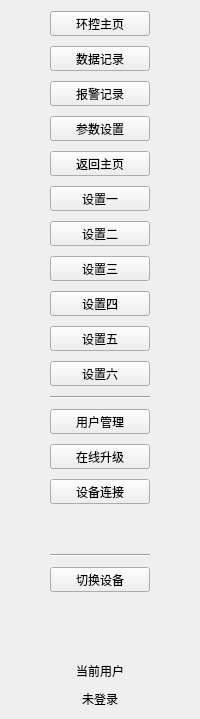
       <widget class="QWidget" name="widget_nav" native="true">
        <property name="sizePolicy">
         <sizepolicy hsizetype="Preferred" vsizetype="Preferred">
          <horstretch>0</horstretch>
          <verstretch>0</verstretch>
         </sizepolicy>
        </property>
        <layout class="QGridLayout" name="gridLayout_5">
         <item row="0" column="0">
          <spacer name="horizontalSpacer_2">
           <property name="orientation">
            <enum>Qt::Horizontal</enum>
           </property>
           <property name="sizeHint" stdset="0">
            <size>
             <width>3</width>
             <height>20</height>
            </size>
           </property>
          </spacer>
         </item>
         <item row="0" column="1">
          <layout class="QVBoxLayout" name="verticalLayout">
           <property name="spacing">
            <number>10</number>
           </property>
           <item>
            <widget class="QToolButton" name="toolButton_home">
             <property name="sizePolicy">
              <sizepolicy hsizetype="Preferred" vsizetype="Fixed">
               <horstretch>0</horstretch>
               <verstretch>0</verstretch>
              </sizepolicy>
             </property>
             <property name="text">
              <string>环控主页</string>
             </property>
             <property name="checkable">
              <bool>true</bool>
             </property>
             <attribute name="buttonGroup">
              <string notr="true">buttonGroup_nav</string>
             </attribute>
            </widget>
           </item>
           <item>
            <widget class="QToolButton" name="toolButton_data_log">
             <property name="sizePolicy">
              <sizepolicy hsizetype="Preferred" vsizetype="Fixed">
               <horstretch>0</horstretch>
               <verstretch>0</verstretch>
              </sizepolicy>
             </property>
             <property name="text">
              <string>数据记录</string>
             </property>
             <property name="checkable">
              <bool>true</bool>
             </property>
             <attribute name="buttonGroup">
              <string notr="true">buttonGroup_nav</string>
             </attribute>
            </widget>
           </item>
           <item>
            <widget class="QToolButton" name="toolButton_alarm_log">
             <property name="sizePolicy">
              <sizepolicy hsizetype="Preferred" vsizetype="Fixed">
               <horstretch>0</horstretch>
               <verstretch>0</verstretch>
              </sizepolicy>
             </property>
             <property name="text">
              <string>报警记录</string>
             </property>
             <property name="checkable">
              <bool>true</bool>
             </property>
             <attribute name="buttonGroup">
              <string notr="true">buttonGroup_nav</string>
             </attribute>
            </widget>
           </item>
           <item>
            <widget class="QToolButton" name="toolButton_par_set">
             <property name="sizePolicy">
              <sizepolicy hsizetype="Preferred" vsizetype="Fixed">
               <horstretch>0</horstretch>
               <verstretch>0</verstretch>
              </sizepolicy>
             </property>
             <property name="text">
              <string>参数设置</string>
             </property>
             <property name="checkable">
              <bool>true</bool>
             </property>
            </widget>
           </item>
           <item>
            <widget class="QToolButton" name="toolButton_goto_home">
             <property name="sizePolicy">
              <sizepolicy hsizetype="Preferred" vsizetype="Fixed">
               <horstretch>0</horstretch>
               <verstretch>0</verstretch>
              </sizepolicy>
             </property>
             <property name="text">
              <string>返回主页</string>
             </property>
             <property name="checkable">
              <bool>true</bool>
             </property>
            </widget>
           </item>
           <item>
            <widget class="QToolButton" name="toolButton_set_1">
             <property name="sizePolicy">
              <sizepolicy hsizetype="Preferred" vsizetype="Fixed">
               <horstretch>0</horstretch>
               <verstretch>0</verstretch>
              </sizepolicy>
             </property>
             <property name="text">
              <string>设置一</string>
             </property>
             <property name="checkable">
              <bool>true</bool>
             </property>
             <attribute name="buttonGroup">
              <string notr="true">buttonGroup_nav</string>
             </attribute>
            </widget>
           </item>
           <item>
            <widget class="QToolButton" name="toolButton_set_2">
             <property name="sizePolicy">
              <sizepolicy hsizetype="Preferred" vsizetype="Fixed">
               <horstretch>0</horstretch>
               <verstretch>0</verstretch>
              </sizepolicy>
             </property>
             <property name="text">
              <string>设置二</string>
             </property>
             <property name="checkable">
              <bool>true</bool>
             </property>
             <attribute name="buttonGroup">
              <string notr="true">buttonGroup_nav</string>
             </attribute>
            </widget>
           </item>
           <item>
            <widget class="QToolButton" name="toolButton_set_3">
             <property name="sizePolicy">
              <sizepolicy hsizetype="Preferred" vsizetype="Fixed">
               <horstretch>0</horstretch>
               <verstretch>0</verstretch>
              </sizepolicy>
             </property>
             <property name="text">
              <string>设置三</string>
             </property>
             <property name="checkable">
              <bool>true</bool>
             </property>
             <attribute name="buttonGroup">
              <string notr="true">buttonGroup_nav</string>
             </attribute>
            </widget>
           </item>
           <item>
            <widget class="QToolButton" name="toolButton_set_4">
             <property name="sizePolicy">
              <sizepolicy hsizetype="Preferred" vsizetype="Fixed">
               <horstretch>0</horstretch>
               <verstretch>0</verstretch>
              </sizepolicy>
             </property>
             <property name="text">
              <string>设置四</string>
             </property>
             <property name="checkable">
              <bool>true</bool>
             </property>
             <attribute name="buttonGroup">
              <string notr="true">buttonGroup_nav</string>
             </attribute>
            </widget>
           </item>
           <item>
            <widget class="QToolButton" name="toolButton_set_5">
             <property name="sizePolicy">
              <sizepolicy hsizetype="Preferred" vsizetype="Fixed">
               <horstretch>0</horstretch>
               <verstretch>0</verstretch>
              </sizepolicy>
             </property>
             <property name="text">
              <string>设置五</string>
             </property>
             <property name="checkable">
              <bool>true</bool>
             </property>
             <attribute name="buttonGroup">
              <string notr="true">buttonGroup_nav</string>
             </attribute>
            </widget>
           </item>
           <item>
            <widget class="QToolButton" name="toolButton_set_6">
             <property name="sizePolicy">
              <sizepolicy hsizetype="Preferred" vsizetype="Fixed">
               <horstretch>0</horstretch>
               <verstretch>0</verstretch>
              </sizepolicy>
             </property>
             <property name="text">
              <string>设置六</string>
             </property>
             <property name="checkable">
              <bool>true</bool>
             </property>
             <attribute name="buttonGroup">
              <string notr="true">buttonGroup_nav</string>
             </attribute>
            </widget>
           </item>
           <item>
            <widget class="Line" name="line_1">
             <property name="orientation">
              <enum>Qt::Horizontal</enum>
             </property>
            </widget>
           </item>
           <item>
            <widget class="QToolButton" name="toolButton_user">
             <property name="sizePolicy">
              <sizepolicy hsizetype="Preferred" vsizetype="Fixed">
               <horstretch>0</horstretch>
               <verstretch>0</verstretch>
              </sizepolicy>
             </property>
             <property name="text">
              <string>用户管理</string>
             </property>
             <property name="checkable">
              <bool>true</bool>
             </property>
             <attribute name="buttonGroup">
              <string notr="true">buttonGroup_nav</string>
             </attribute>
            </widget>
           </item>
           <item>
            <widget class="QToolButton" name="toolButton_device_update">
             <property name="sizePolicy">
              <sizepolicy hsizetype="Preferred" vsizetype="Fixed">
               <horstretch>0</horstretch>
               <verstretch>0</verstretch>
              </sizepolicy>
             </property>
             <property name="text">
              <string>在线升级</string>
             </property>
             <property name="checkable">
              <bool>true</bool>
             </property>
             <attribute name="buttonGroup">
              <string notr="true">buttonGroup_nav</string>
             </attribute>
            </widget>
           </item>
           <item>
            <widget class="QToolButton" name="toolButton_scan_device">
             <property name="sizePolicy">
              <sizepolicy hsizetype="Preferred" vsizetype="Fixed">
               <horstretch>0</horstretch>
               <verstretch>0</verstretch>
              </sizepolicy>
             </property>
             <property name="text">
              <string>设备连接</string>
             </property>
             <property name="checkable">
              <bool>true</bool>
             </property>
             <attribute name="buttonGroup">
              <string notr="true">buttonGroup_nav</string>
             </attribute>
            </widget>
           </item>
           <item>
            <spacer name="verticalSpacer">
             <property name="orientation">
              <enum>Qt::Vertical</enum>
             </property>
             <property name="sizeHint" stdset="0">
              <size>
               <width>20</width>
               <height>40</height>
              </size>
             </property>
            </spacer>
           </item>
           <item>
            <widget class="Line" name="line_2">
             <property name="orientation">
              <enum>Qt::Horizontal</enum>
             </property>
            </widget>
           </item>
           <item>
            <widget class="QToolButton" name="toolButton_switch_device">
             <property name="sizePolicy">
              <sizepolicy hsizetype="Preferred" vsizetype="Fixed">
               <horstretch>0</horstretch>
               <verstretch>0</verstretch>
              </sizepolicy>
             </property>
             <property name="text">
              <string>切换设备</string>
             </property>
            </widget>
           </item>
           <item>
            <widget class="Tumbler" name="tumbler_device_ip" native="true">
             <property name="minimumSize">
              <size>
               <width>100</width>
               <height>50</height>
              </size>
             </property>
             <layout class="QGridLayout" name="gridLayout_4"/>
            </widget>
           </item>
           <item>
            <widget class="QLabel" name="label_current_user">
             <property name="text">
              <string>当前用户</string>
             </property>
             <property name="alignment">
              <set>Qt::AlignCenter</set>
             </property>
            </widget>
           </item>
           <item>
            <widget class="QLabel" name="label_user_status">
             <property name="text">
              <string>未登录</string>
             </property>
             <property name="alignment">
              <set>Qt::AlignCenter</set>
             </property>
            </widget>
           </item>
          </layout>
         </item>
         <item row="0" column="2">
          <spacer name="horizontalSpacer_4">
           <property name="orientation">
            <enum>Qt::Horizontal</enum>
           </property>
           <property name="sizeHint" stdset="0">
            <size>
             <width>3</width>
             <height>20</height>
            </size>
           </property>
          </spacer>
         </item>
        </layout>
       </widget>
